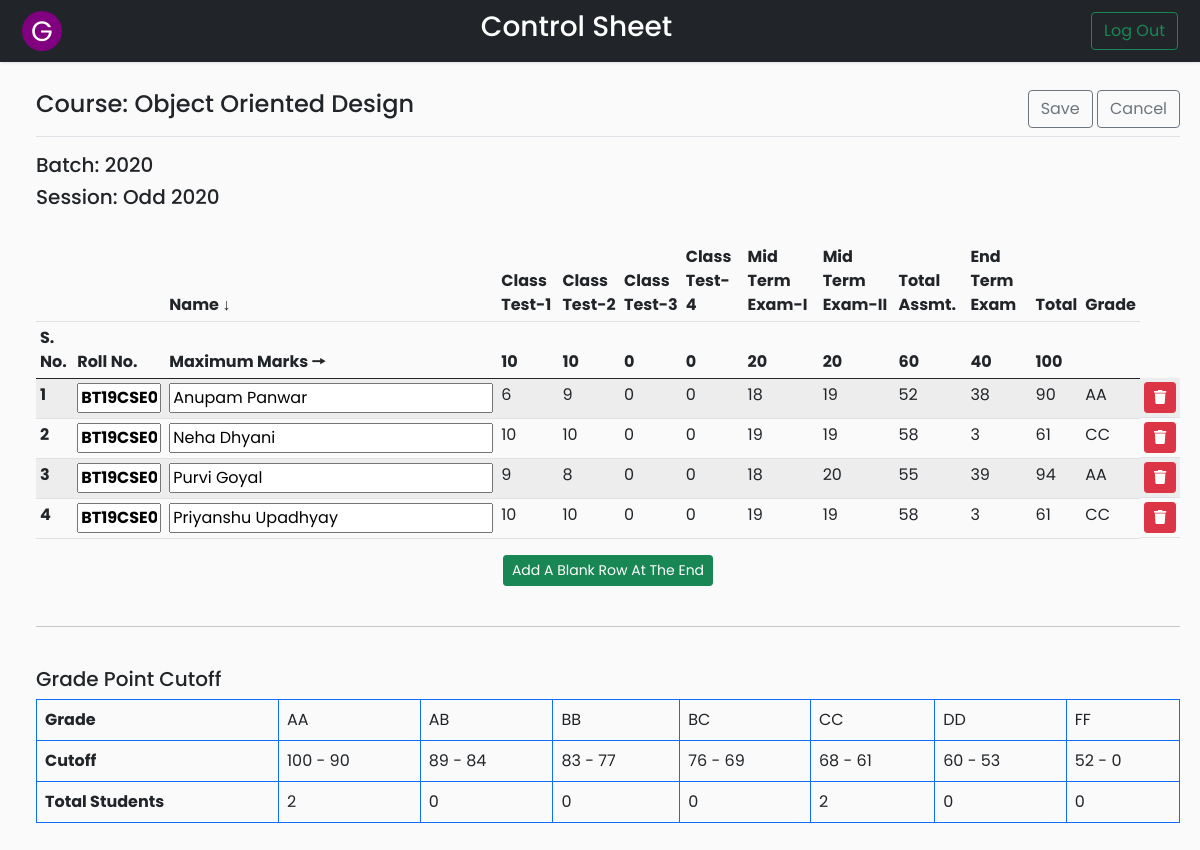
The page /Codes/edit_admin.php?course=CSL-253 (signed in) on the database as committed earlier.
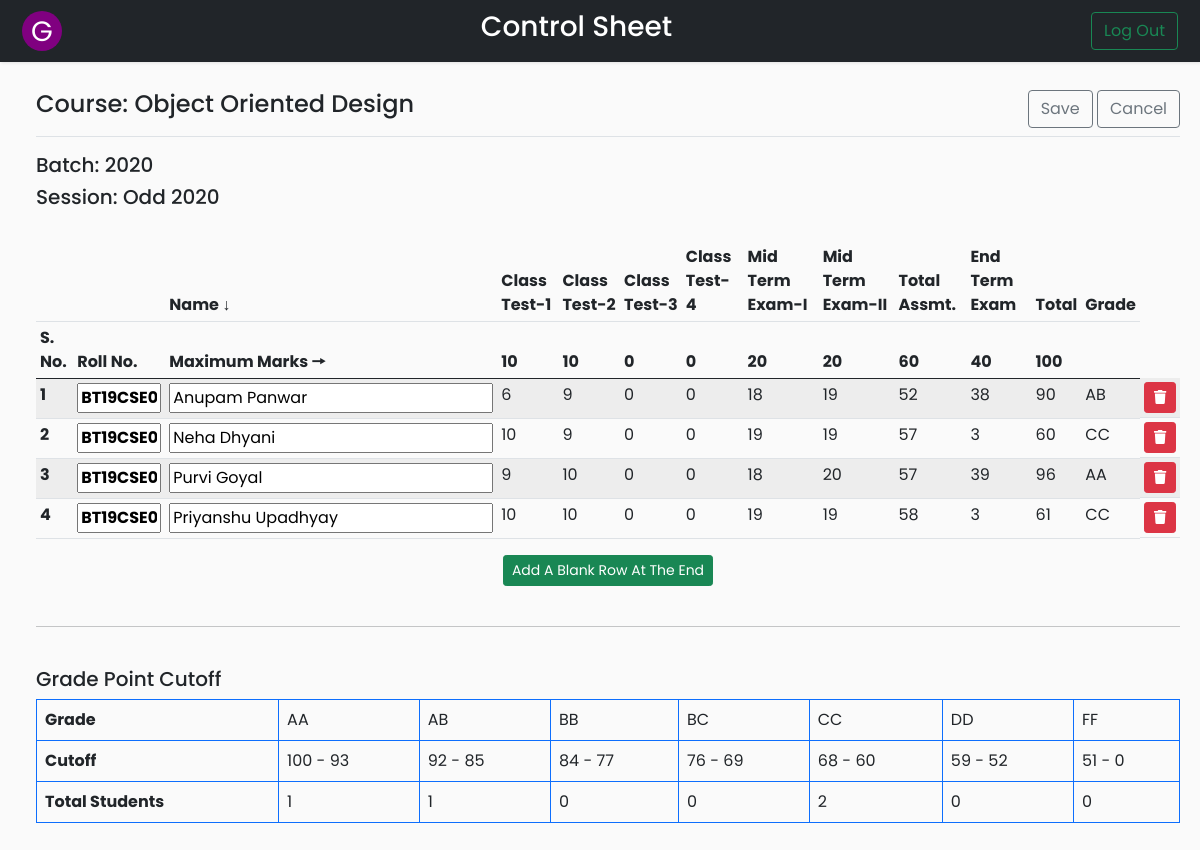
The same page on the database as committed later.
### tables this page shows
CREATE TABLE `controlsheet` (
  `course_code` varchar(20) NOT NULL,
  `roll_no` varchar(20) NOT NULL,
  `name` varchar(20) NOT NULL,
  `class_test_1` varchar(8) NOT NULL,
  `class_test_2` varchar(8) NOT NULL,
  `class_test_3` varchar(8) NOT NULL,
  `class_test_4` varchar(8) NOT NULL,
  `mid_term_1` varchar(8) NOT NULL,
  `mid_term_2` varchar(8) NOT NULL,
  `total_assessment` int(11) NOT NULL,
  `end_term` varchar(8) NOT NULL,
  `total_marks` int(11) NOT NULL,
  `grade` varchar(5) DEFAULT NULL
);

CREATE TABLE `gradewindow` (
  `course_code` varchar(20) NOT NULL,
  `grade` varchar(5) NOT NULL,
  `lower_cutoff` float NOT NULL,
  `upper_cutoff` float NOT NULL,
  `no_of_students` int(11) DEFAULT NULL
);

### Codes/edit_admin.php (the view, shortened to what the changed rows need)
<?php
if (isset($_SESSION['id'])) {
?>
    <!DOCTYPE html>
    <html>
    <head>
        <link rel="stylesheet" href="css/bootstrap.min.css">
        <link rel="stylesheet" href="css/edit.css">
        <?php
        require_once __DIR__ . '/connection/connect.php';
        if (isset($_GET['course'])) {
            $cd = $_GET['course'];
        } else {
            header('Location: coursetable.php?error=ERROR OCCURRED');
            exit();
        }
        ?>
    </head>
    <body>
        <div class="wrapper">
            <div id="content">
                <main class="col-md-auto ms-sm-3 col-lg-auto px-md-auto">
                    <form action="insert_student.php?course=<?php echo $cd; ?>" method="post">
                        <br>
                        <div class="table-responsive">
                            <table class="table table-striped table-sm tablecustom tbl_code_with_mark">
                                <thead>
                                    <tr>
                                        <th></th>
                                        <th></th>
                                        <th>Name ↓</th>
                                        <th>Class Test-1</th>
                                        <th>Class Test-2</th>
                                        <th>Class Test-3</th>
                                        <th>Class Test-4</th>
                                        <th>Mid Term Exam-I</th>
                                        <th>Mid Term Exam-II</th>
                                        <th>Total Assmt.</th>
                                        <th>End Term Exam</th>
                                        <th>Total</th>
                                        <th>Grade</th>
                                    </tr>
                                    <tr>
                                        <th>S. No.</th>
                                        <th>Roll No.</th>
                                        <th>Maximum Marks 🠖</th>
                                        <?php
                                        $sql = "SELECT * FROM courses WHERE course_code='$cd'";
                                        $result = $conn->query($sql);
                                        if ($row = $result->fetch_assoc()) { ?>
                                            <th><?php echo $row['mct1']; ?></th>
                                            <th><?php echo $row['mct2']; ?></th>
                                            <th><?php echo $row['mct3']; ?></th>
                                            <th><?php echo $row['mct4']; ?></th>
                                            <th><?php echo $row['mmt1']; ?></th>
                                            <th><?php echo $row['mmt2']; ?></th>
                                            <th><?php echo $row['mta']; ?></th>
                                            <th><?php echo $row['met']; ?></th>
                                            <th><?php echo $row['mt']; ?></th>
                                            <th></th>
                                    </tr>
                                <?php } ?>
                                </thead>
                                <tbody>
                                    <?php
                                    $sql = "SELECT * FROM controlsheet WHERE course_code='$cd'";
                                    $result = $conn->query($sql);
                                    $i = 1;
                                    while ($row = $result->fetch_assoc()) { ?>
                                        <tr>
                                            <td class='sno' style="font-weight:bold"><?php echo $i++; ?></td>
                                            <td><input class="rollno" name="roll[]" value="<?php echo $row['roll_no']; ?>" style="font-weight:bold" readonly></input></td>
                                            <td><input class="name" name="name[]" value="<?php echo $row['name']; ?>"></input></td>
                                            <td><?php echo $row['class_test_1']; ?></td>
                                            <td><?php echo $row['class_test_2']; ?></td>
                                            <td><?php echo $row['class_test_3']; ?></td>
                                            <td><?php echo $row['class_test_4']; ?></td>
                                            <td><?php echo $row['mid_term_1']; ?></td>
                                            <td><?php echo $row['mid_term_2']; ?></td>
                                            <td><?php echo $row['total_assessment']; ?></td>
                                            <td><?php echo $row['end_term']; ?></td>
                                            <td><?php echo $row['total_marks']; ?></td>
                                            <td><?php echo $row['grade']; ?></td>
                                            <td style="display:flex; flex-direction: row;   ">
                                                <span style="width:2rem;" class="btn btn-sm btn-danger btn_row_delete" id="<?php echo $row['roll_no']; ?>"><i class="fas fa-trash"></i></span>
                                            </td>
                                        </tr>
                                    <?php } ?>
                                </tbody>
                            </table>
                        </div>
                        <br>
                        <br>
                        <div class="table-responsive grades">
                            <table class="table table-bordered border-primary">
                                <thead>
                                    <tr>
                                        <td><strong>Grade</strong></td>
                                        <?php
                                        $sql = "SELECT grade FROM gradewindow WHERE course_code='$cd' ORDER BY grade";
                                        $result = $conn->query($sql);
                                        while ($row = $result->fetch_assoc()) {
                                        ?>
                                            <td><?php echo $row['grade']; ?>
                                            <?php } ?></td>
                                    </tr>
                                </thead>
                                <tbody>
                                    <tr>
                                        <td><strong>Cutoff</strong></td>
                                        <?php
                                        $sql = "SELECT grade,lower_cutoff,upper_cutoff FROM gradewindow WHERE course_code='$cd' ORDER BY grade";
                                        $result = $conn->query($sql);
                                        while ($row = $result->fetch_assoc()) {
                                        ?>
                                            <td>
                                                <?php echo $row['upper_cutoff']; ?>
                                                -
                                                <?php echo $row['lower_cutoff']; ?>
                                            </td>
                                        <?php } ?>
                                    </tr>
                                    <tr>
                                        <td><strong>Total Students</strong></td>
                                        <?php
                                        $sql = "SELECT grade,no_of_students FROM gradewindow WHERE course_code='$cd' ORDER BY grade";
                                        $result = $conn->query($sql);
                                        while ($row = $result->fetch_assoc()) {
                                        ?>
                                            <td>
                                                <?php echo $row['no_of_students']; ?>
                                            </td>
                                        <?php } ?>
                                    </tr>
                                </tbody>
                            </table>
                        </div>
                    </form>
                </main>
            </div>
        </div>
    <?php
} else {
    header('Location: index.php?error=INVALID REQUEST');
    exit();
}
    ?>
    </body>
    </html>

Rows that differ between the two databases and show on the page:
changed controlsheet "BT19CSE002": grade "AA" → "AB"
changed controlsheet "BT19CSE003": class_test_2 "10" → "9"; total_assessment "58" → "57"; total_marks "61" → "60"
changed controlsheet "AA": class_test_2 "8" → "10"; total_assessment "55" → "57"; total_marks "94" → "96"
changed gradewindow "AA": lower_cutoff "90" → "93"; no_of_students "2" → "1"
changed gradewindow "AB": upper_cutoff "89" → "92"; lower_cutoff "84" → "85"; no_of_students "0" → "1"
changed gradewindow "BB": upper_cutoff "83" → "84"
changed gradewindow "CC": lower_cutoff "61" → "60"
changed gradewindow "DD": upper_cutoff "60" → "59"; lower_cutoff "53" → "52"
changed gradewindow "FF": upper_cutoff "52" → "51"
